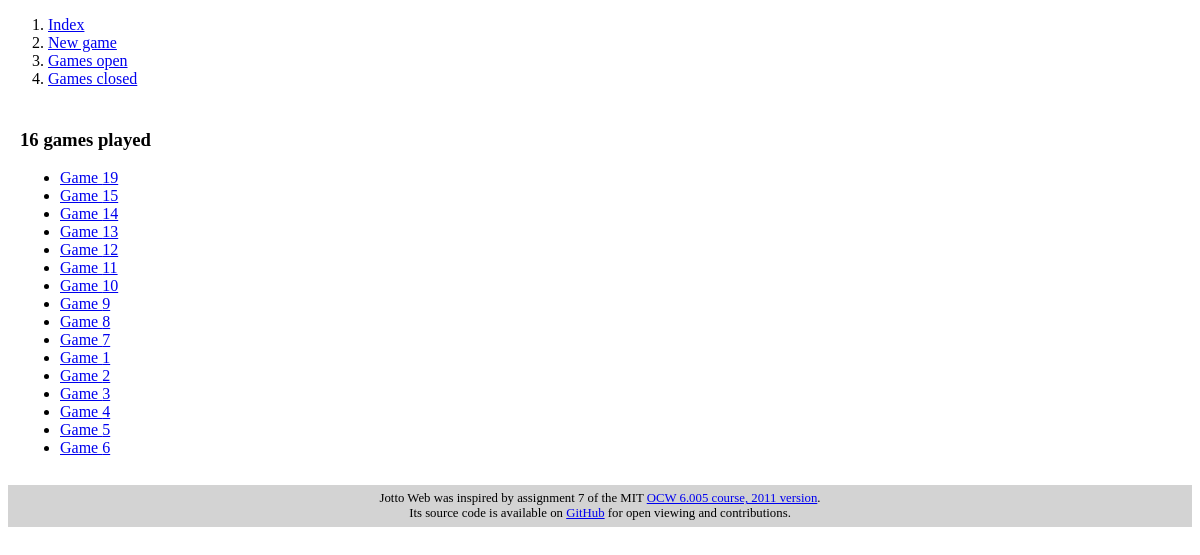
Before: /closed_sessions with the older database file.
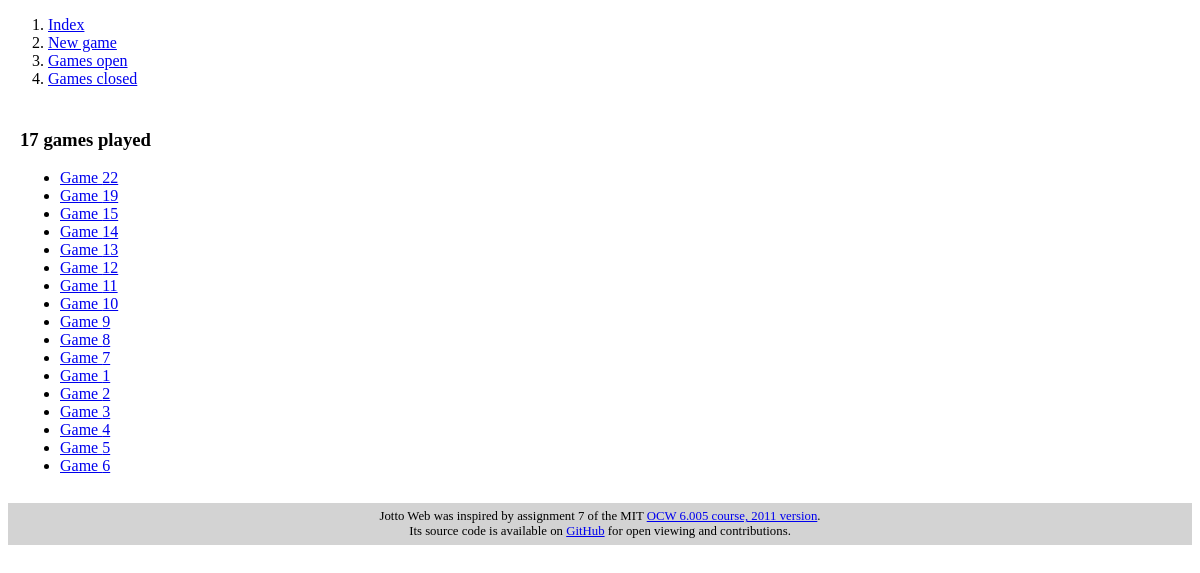
After: the same page with the newer database file.
### JottoWebApp/models.py (models this page shows, shortened)
class Session(models.Model):
    puzzle = models.ForeignKey(Puzzle, on_delete=models.CASCADE)
    start_date = models.DateTimeField(default=timezone.localtime)
    end_date = models.DateTimeField(null=True)
    def is_closed(self):
        return self.end_date is not None and self.end_date <= timezone.now()

### JottoWebApp/views.py (the view)
# urls.py: url(r"^closed_sessions$", ClosedSessionsView.as_view(), name="closed_sessions"),
class ClosedSessionsView(ListView):
    template_name = "jotto/closed_sessions.html"
    context_object_name = "sessions"
    def get_queryset(self):
        return [s for s in Session.objects.order_by("-start_date") if s.is_closed()]

### JottoWebApp/templates/jotto/closed_sessions.html (shortened to what this page needs)
{% extends "jotto/base.html" %}
{% block content %}
    {% if sessions %}
        <h3>{{ sessions|length }} games played</h3>
        <ul>
            {% for s in sessions %}
                <li><a href="{% url 'jotto:session' s.id %}">Game {{ s.id }}</a></li>
            {% endfor %}
        </ul>
    {% else %}
        <p>
            No games have still been opened.<br>
            If you wish, you can <a href="{% url 'jotto:pre_session' %}">start a new game</a>.
        </p>
    {% endif %}
{% endblock %}

Changed rows visible on the page:
added Session: id "22"
Other visible differences:
{{ sessions|length }}: "16" → "17"
